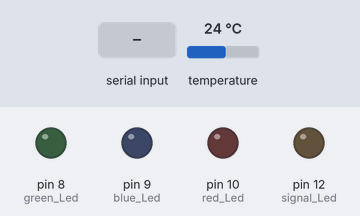
A sketch run on a simulated Arduino Uno, built with avr-gcc and run on an emulated ATmega328P. Shown: output pins drawn as LEDs (lit = HIGH). The test bench sets the inputs (shaded band); at power-on: temperature 24 °C. What the sketch prints to the serial monitor is not drawn.

Above: at 1.2 s.
1.3 s: "1" received over Serial
At 2.7 s:
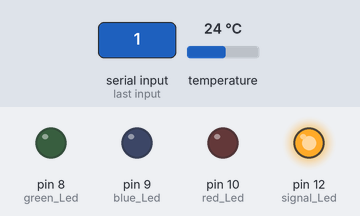
At 3.9 s:
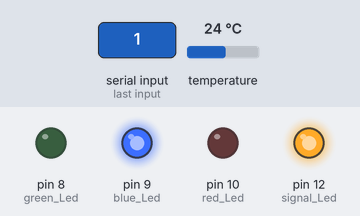
4.3 s: "0" received over Serial
At 4.9 s:
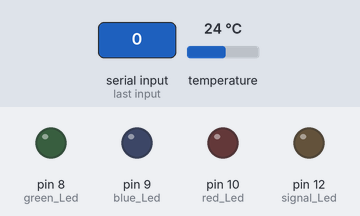
Timing chart, 0 to 7.3 s (numbered marks = the images above; inputs shaded):
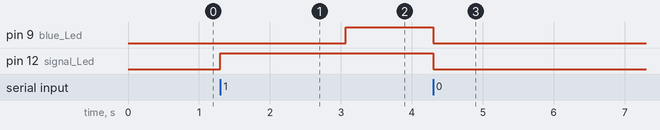

Measured:
- after the input at 1.3 s, pin 9 (blue_Led): LOW → HIGH after 1.8 s; pin 12 (signal_Led): LOW → HIGH at once
- after the input at 4.3 s, pin 9 (blue_Led), pin 12 (signal_Led): HIGH → LOW at once

The sketch:

Smart_Bibrone.ino
```cpp
#include <OneWire.h>
#include <DallasTemperature.h>

#define ONE_WIRE_BUS 3    // Data wire is plugged into port 3 on the Arduino

OneWire oneWire(ONE_WIRE_BUS);

DallasTemperature sensors(&oneWire);

const int signal_Led = 12;    // signal_Led to arduino pin 12
const int green_Led = 8;     // green_Led to arduino pin 8
const int blue_Led = 9;     // blue_Led to arduino pin 9
const int red_Led = 10;    // red_Led to arduino pin 10

float celsius = 0;
char degree = 176; //ASCI value of Degree
int state = 0;

void setup(void)
{
  pinMode(signal_Led, OUTPUT);
  pinMode(green_Led, OUTPUT);
  pinMode(blue_Led, OUTPUT);
  pinMode(red_Led, OUTPUT);

  digitalWrite(signal_Led, LOW);
  digitalWrite(green_Led, LOW);
  digitalWrite(blue_Led, LOW);
  digitalWrite(red_Led, LOW);

  Serial.begin(9600);
  sensors.begin();
}

void loop(void)
{
  if(Serial.available() > 0){    // Checks whether data is comming from the serial port
    state = Serial.read();      // Reads the data from the serial port
    }

  if (state == '0') {
    // Turn LEDs OFF
    digitalWrite(signal_Led, LOW);
    digitalWrite(green_Led, LOW);
    digitalWrite(blue_Led, LOW);
    digitalWrite(red_Led, LOW);
    Serial.println("Smart bibron is OFF");
    state = 0;
    }

  else if (state == '1') {
    digitalWrite(signal_Led, HIGH);

    sensors.requestTemperatures(); // Send the command to get temperatures
    celsius = sensors.getTempCByIndex(0);

    Serial.print("Temperature is: ");
    Serial.print(celsius);
    Serial.print(degree);
    Serial.println(" C ");
    delay(1000);

    // Check the right range of temperature
    if (celsius >= 30 && celsius <= 38)
    {
      Serial.println("The milk is ready");
      digitalWrite(green_Led, HIGH);
      delay(1000);
    }
    else if(celsius > 38)
    {
      Serial.println("The milk is too hot, you should cool it");
      digitalWrite(red_Led, HIGH);
      delay(1000);
    }
     else if(celsius < 30)
    {
      Serial.println("The milk is too cold, you should heat it");
      digitalWrite(blue_Led, HIGH);
      delay(1000);
    }

    state = 0;
    }

}
```
